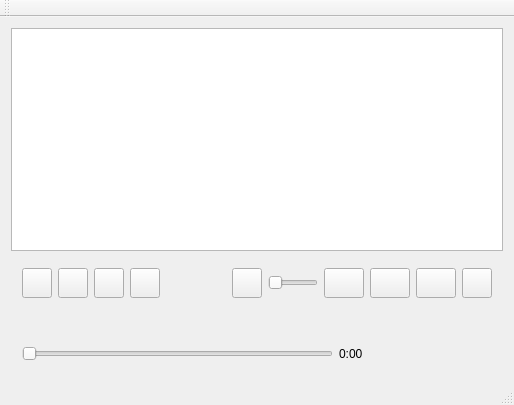
<?xml version="1.0" encoding="UTF-8"?>
<ui version="4.0">
 <class>GraphicsVideoItem</class>
 <widget class="QMainWindow" name="GraphicsVideoItem">
  <property name="geometry">
   <rect>
    <x>0</x>
    <y>0</y>
    <width>514</width>
    <height>405</height>
   </rect>
  </property>
  <property name="windowTitle">
   <string>GraphicsVideoItem</string>
  </property>
  <widget class="QWidget" name="centralWidget">
   <layout class="QVBoxLayout" name="verticalLayout" stretch="7,1,1">
    <item>
     <widget class="QGraphicsView" name="graphicsView"/>
    </item>
    <item>
     <widget class="QWidget" name="widget_2" native="true">
      <layout class="QHBoxLayout" name="horizontalLayout" stretch="1,1,1,1,2,2,1,3,0,0,0,1">
       <item>
        <widget class="QPushButton" name="pbtOpen">
         <property name="minimumSize">
          <size>
           <width>30</width>
           <height>30</height>
          </size>
         </property>
         <property name="text">
          <string/>
         </property>
         <property name="icon">
          <iconset resource="res.qrc">
           <normaloff>:/images/001.GIF</normaloff>:/images/001.GIF</iconset>
         </property>
        </widget>
       </item>
       <item>
        <widget class="QPushButton" name="pbtPlay">
         <property name="minimumSize">
          <size>
           <width>30</width>
           <height>30</height>
          </size>
         </property>
         <property name="text">
          <string/>
         </property>
         <property name="icon">
          <iconset resource="res.qrc">
           <normaloff>:/images/620.bmp</normaloff>:/images/620.bmp</iconset>
         </property>
        </widget>
       </item>
       <item>
        <widget class="QPushButton" name="pbtPause">
         <property name="minimumSize">
          <size>
           <width>30</width>
           <height>30</height>
          </size>
         </property>
         <property name="text">
          <string/>
         </property>
         <property name="icon">
          <iconset resource="res.qrc">
           <normaloff>:/images/622.bmp</normaloff>:/images/622.bmp</iconset>
         </property>
        </widget>
       </item>
       <item>
        <widget class="QPushButton" name="pbtStop">
         <property name="minimumSize">
          <size>
           <width>30</width>
           <height>30</height>
          </size>
         </property>
         <property name="text">
          <string/>
         </property>
         <property name="icon">
          <iconset resource="res.qrc">
           <normaloff>:/images/624.bmp</normaloff>:/images/624.bmp</iconset>
         </property>
        </widget>
       </item>
       <item>
        <spacer name="horizontalSpacer">
         <property name="orientation">
          <enum>Qt::Horizontal</enum>
         </property>
         <property name="sizeHint" stdset="0">
          <size>
           <width>40</width>
           <height>20</height>
          </size>
         </property>
        </spacer>
       </item>
       <item>
        <spacer name="horizontalSpacer_2">
         <property name="orientation">
          <enum>Qt::Horizontal</enum>
         </property>
         <property name="sizeHint" stdset="0">
          <size>
           <width>40</width>
           <height>20</height>
          </size>
         </property>
        </spacer>
       </item>
       <item>
        <widget class="QPushButton" name="pbtVolume">
         <property name="minimumSize">
          <size>
           <width>30</width>
           <height>30</height>
          </size>
         </property>
         <property name="text">
          <string/>
         </property>
         <property name="icon">
          <iconset resource="res.qrc">
           <normaloff>:/images/volumn.bmp</normaloff>:/images/volumn.bmp</iconset>
         </property>
        </widget>
       </item>
       <item>
        <widget class="QSlider" name="SliderVolume">
         <property name="orientation">
          <enum>Qt::Horizontal</enum>
         </property>
        </widget>
       </item>
       <item>
        <widget class="QPushButton" name="pbtText">
         <property name="minimumSize">
          <size>
           <width>30</width>
           <height>30</height>
          </size>
         </property>
         <property name="text">
          <string/>
         </property>
         <property name="icon">
          <iconset resource="res.qrc">
           <normaloff>:/images/165.GIF</normaloff>:/images/165.GIF</iconset>
         </property>
        </widget>
       </item>
       <item>
        <widget class="QPushButton" name="pbtZoomIn">
         <property name="minimumSize">
          <size>
           <width>30</width>
           <height>30</height>
          </size>
         </property>
         <property name="text">
          <string/>
         </property>
         <property name="icon">
          <iconset resource="res.qrc">
           <normaloff>:/images/418.bmp</normaloff>:/images/418.bmp</iconset>
         </property>
        </widget>
       </item>
       <item>
        <widget class="QPushButton" name="pbtZoomOut">
         <property name="minimumSize">
          <size>
           <width>30</width>
           <height>30</height>
          </size>
         </property>
         <property name="text">
          <string/>
         </property>
         <property name="icon">
          <iconset resource="res.qrc">
           <normaloff>:/images/416.bmp</normaloff>:/images/416.bmp</iconset>
         </property>
        </widget>
       </item>
       <item>
        <widget class="QPushButton" name="pbtExit">
         <property name="minimumSize">
          <size>
           <width>30</width>
           <height>30</height>
          </size>
         </property>
         <property name="text">
          <string/>
         </property>
         <property name="icon">
          <iconset resource="res.qrc">
           <normaloff>:/images/132.bmp</normaloff>:/images/132.bmp</iconset>
         </property>
        </widget>
       </item>
      </layout>
     </widget>
    </item>
    <item>
     <widget class="QWidget" name="widget_3" native="true">
      <layout class="QGridLayout" name="gridLayout">
       <item row="0" column="0">
        <widget class="QLabel" name="labelFile">
         <property name="text">
          <string/>
         </property>
        </widget>
       </item>
       <item row="1" column="2">
        <widget class="QLabel" name="labelTime">
         <property name="text">
          <string>0:00</string>
         </property>
        </widget>
       </item>
       <item row="1" column="0" colspan="2">
        <widget class="QSlider" name="SliderProgress">
         <property name="orientation">
          <enum>Qt::Horizontal</enum>
         </property>
        </widget>
       </item>
      </layout>
     </widget>
    </item>
   </layout>
  </widget>
  <widget class="QMenuBar" name="menuBar">
   <property name="geometry">
    <rect>
     <x>0</x>
     <y>0</y>
     <width>514</width>
     <height>17</height>
    </rect>
   </property>
  </widget>
  <widget class="QToolBar" name="mainToolBar">
   <attribute name="toolBarArea">
    <enum>TopToolBarArea</enum>
   </attribute>
   <attribute name="toolBarBreak">
    <bool>false</bool>
   </attribute>
  </widget>
  <widget class="QStatusBar" name="statusBar"/>
 </widget>
 <layoutdefault spacing="6" margin="11"/>
 <resources>
  <include location="res.qrc"/>
 </resources>
 <connections>
  <connection>
   <sender>pbtExit</sender>
   <signal>clicked()</signal>
   <receiver>GraphicsVideoItem</receiver>
   <slot>close()</slot>
   <hints>
    <hint type="sourcelabel">
     <x>486</x>
     <y>314</y>
    </hint>
    <hint type="destinationlabel">
     <x>256</x>
     <y>202</y>
    </hint>
   </hints>
  </connection>
 </connections>
</ui>
